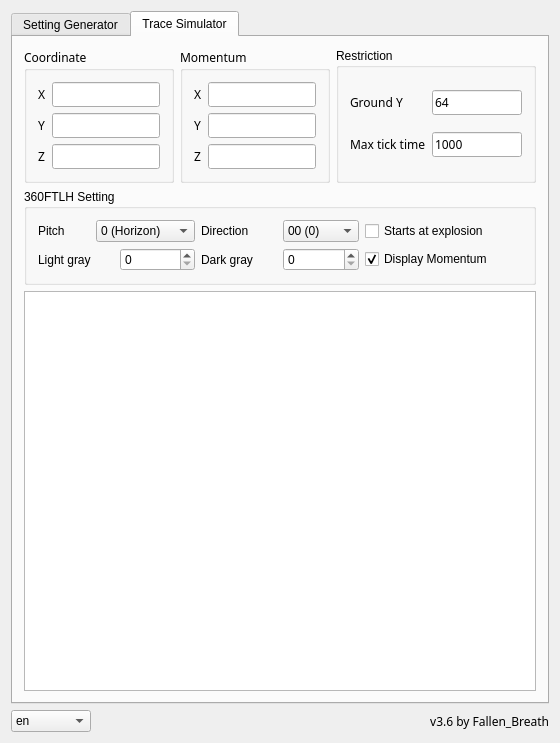
<?xml version="1.0" encoding="UTF-8"?>
<ui version="4.0">
 <class>PearlCannonHelperClass</class>
 <widget class="QMainWindow" name="PearlCannonHelperClass">
  <property name="geometry">
   <rect>
    <x>0</x>
    <y>0</y>
    <width>560</width>
    <height>743</height>
   </rect>
  </property>
  <property name="sizePolicy">
   <sizepolicy hsizetype="Preferred" vsizetype="Preferred">
    <horstretch>0</horstretch>
    <verstretch>0</verstretch>
   </sizepolicy>
  </property>
  <property name="windowTitle">
   <string>PearlCannonHelper</string>
  </property>
  <property name="windowIcon">
   <iconset>
    <normaloff>:/PearlCannonHelper/exe_ico.ico</normaloff>:/PearlCannonHelper/exe_ico.ico</iconset>
  </property>
  <widget class="QWidget" name="centralWidget">
   <layout class="QVBoxLayout" name="verticalLayout_7">
    <item>
     <widget class="QTabWidget" name="tabWidget">
      <property name="font">
       <font>
        <pointsize>9</pointsize>
       </font>
      </property>
      <property name="currentIndex">
       <number>1</number>
      </property>
      <widget class="QWidget" name="tab_2">
       <attribute name="title">
        <string>Setting Generator</string>
       </attribute>
       <layout class="QVBoxLayout" name="verticalLayout_5">
        <item>
         <layout class="QHBoxLayout" name="horizontalLayout_5">
          <item>
           <layout class="QVBoxLayout" name="verticalLayout_4">
            <item>
             <widget class="QGroupBox" name="groupBox_3">
              <property name="sizePolicy">
               <sizepolicy hsizetype="Preferred" vsizetype="Minimum">
                <horstretch>0</horstretch>
                <verstretch>0</verstretch>
               </sizepolicy>
              </property>
              <property name="font">
               <font>
                <family>宋体</family>
                <pointsize>9</pointsize>
               </font>
              </property>
              <property name="title">
               <string>360FTLH information</string>
              </property>
              <layout class="QGridLayout" name="gridLayout_4">
               <item row="1" column="1" colspan="2">
                <widget class="QLineEdit" name="pearlZLineEdit">
                 <property name="sizePolicy">
                  <sizepolicy hsizetype="Minimum" vsizetype="Fixed">
                   <horstretch>0</horstretch>
                   <verstretch>0</verstretch>
                  </sizepolicy>
                 </property>
                 <property name="font">
                  <font>
                   <family>宋体</family>
                   <pointsize>9</pointsize>
                  </font>
                 </property>
                 <property name="text">
                  <string>-55.9375</string>
                 </property>
                 <property name="readOnly">
                  <bool>false</bool>
                 </property>
                </widget>
               </item>
               <item row="0" column="1" colspan="2">
                <widget class="QLineEdit" name="pearlXLineEdit">
                 <property name="sizePolicy">
                  <sizepolicy hsizetype="Minimum" vsizetype="Fixed">
                   <horstretch>0</horstretch>
                   <verstretch>0</verstretch>
                  </sizepolicy>
                 </property>
                 <property name="font">
                  <font>
                   <family>宋体</family>
                   <pointsize>9</pointsize>
                  </font>
                 </property>
                 <property name="text">
                  <string>-155.0625</string>
                 </property>
                 <property name="readOnly">
                  <bool>false</bool>
                 </property>
                </widget>
               </item>
               <item row="2" column="1" colspan="2">
                <widget class="QLineEdit" name="PlayerYLineEdit">
                 <property name="sizePolicy">
                  <sizepolicy hsizetype="Minimum" vsizetype="Fixed">
                   <horstretch>0</horstretch>
                   <verstretch>0</verstretch>
                  </sizepolicy>
                 </property>
                 <property name="minimumSize">
                  <size>
                   <width>0</width>
                   <height>0</height>
                  </size>
                 </property>
                 <property name="maximumSize">
                  <size>
                   <width>16777215</width>
                   <height>16777215</height>
                  </size>
                 </property>
                 <property name="font">
                  <font>
                   <family>宋体</family>
                   <pointsize>9</pointsize>
                  </font>
                 </property>
                 <property name="text">
                  <string>64</string>
                 </property>
                </widget>
               </item>
               <item row="1" column="0">
                <widget class="QLabel" name="pearlZLabel">
                 <property name="sizePolicy">
                  <sizepolicy hsizetype="Fixed" vsizetype="Preferred">
                   <horstretch>0</horstretch>
                   <verstretch>0</verstretch>
                  </sizepolicy>
                 </property>
                 <property name="font">
                  <font>
                   <family>宋体</family>
                   <pointsize>9</pointsize>
                  </font>
                 </property>
                 <property name="toolTip">
                  <string>The z coordinate of the aligned pearl</string>
                 </property>
                 <property name="whatsThis">
                  <string/>
                 </property>
                 <property name="text">
                  <string>Pearl Z</string>
                 </property>
                 <property name="alignment">
                  <set>Qt::AlignRight|Qt::AlignTrailing|Qt::AlignVCenter</set>
                 </property>
                </widget>
               </item>
               <item row="3" column="2">
                <widget class="QComboBox" name="rotationComboBox">
                 <property name="sizePolicy">
                  <sizepolicy hsizetype="Expanding" vsizetype="Fixed">
                   <horstretch>0</horstretch>
                   <verstretch>0</verstretch>
                  </sizepolicy>
                 </property>
                 <item>
                  <property name="text">
                   <string>None</string>
                  </property>
                 </item>
                 <item>
                  <property name="text">
                   <string>CW_90</string>
                  </property>
                 </item>
                 <item>
                  <property name="text">
                   <string>CW_180</string>
                  </property>
                 </item>
                 <item>
                  <property name="text">
                   <string>CCW_90</string>
                  </property>
                 </item>
                </widget>
               </item>
               <item row="3" column="0" colspan="2">
                <widget class="QLabel" name="rotationLabel">
                 <property name="sizePolicy">
                  <sizepolicy hsizetype="Fixed" vsizetype="Preferred">
                   <horstretch>0</horstretch>
                   <verstretch>0</verstretch>
                  </sizepolicy>
                 </property>
                 <property name="toolTip">
                  <string>If you have rotated the machine when building it</string>
                 </property>
                 <property name="whatsThis">
                  <string/>
                 </property>
                 <property name="text">
                  <string>Roation</string>
                 </property>
                </widget>
               </item>
               <item row="2" column="0">
                <widget class="QLabel" name="PlayerYLabel">
                 <property name="font">
                  <font>
                   <family>宋体</family>
                   <pointsize>9</pointsize>
                  </font>
                 </property>
                 <property name="toolTip">
                  <string>The y value of the player entity when he's ready to throw the pearl</string>
                 </property>
                 <property name="whatsThis">
                  <string/>
                 </property>
                 <property name="text">
                  <string>Player Y</string>
                 </property>
                </widget>
               </item>
               <item row="0" column="0">
                <widget class="QLabel" name="pearlXLabel">
                 <property name="sizePolicy">
                  <sizepolicy hsizetype="Fixed" vsizetype="Preferred">
                   <horstretch>0</horstretch>
                   <verstretch>0</verstretch>
                  </sizepolicy>
                 </property>
                 <property name="font">
                  <font>
                   <family>宋体</family>
                   <pointsize>9</pointsize>
                  </font>
                 </property>
                 <property name="toolTip">
                  <string>The x coordinate of the aligned pearl</string>
                 </property>
                 <property name="whatsThis">
                  <string/>
                 </property>
                 <property name="text">
                  <string>Pearl X</string>
                 </property>
                 <property name="alignment">
                  <set>Qt::AlignRight|Qt::AlignTrailing|Qt::AlignVCenter</set>
                 </property>
                </widget>
               </item>
              </layout>
             </widget>
            </item>
            <item>
             <widget class="QGroupBox" name="groupBox">
              <property name="font">
               <font>
                <family>宋体</family>
                <pointsize>9</pointsize>
               </font>
              </property>
              <property name="toolTip">
               <string>Where you want to go</string>
              </property>
              <property name="title">
               <string>Destination</string>
              </property>
              <layout class="QGridLayout" name="gridLayout_5">
               <item row="1" column="0">
                <widget class="QLabel" name="posZLabel_3">
                 <property name="sizePolicy">
                  <sizepolicy hsizetype="Fixed" vsizetype="Preferred">
                   <horstretch>0</horstretch>
                   <verstretch>0</verstretch>
                  </sizepolicy>
                 </property>
                 <property name="font">
                  <font>
                   <family>宋体</family>
                   <pointsize>9</pointsize>
                  </font>
                 </property>
                 <property name="text">
                  <string>Z</string>
                 </property>
                 <property name="alignment">
                  <set>Qt::AlignRight|Qt::AlignTrailing|Qt::AlignVCenter</set>
                 </property>
                </widget>
               </item>
               <item row="0" column="1" colspan="2">
                <widget class="QLineEdit" name="dstXLineEdit">
                 <property name="sizePolicy">
                  <sizepolicy hsizetype="Minimum" vsizetype="Fixed">
                   <horstretch>0</horstretch>
                   <verstretch>0</verstretch>
                  </sizepolicy>
                 </property>
                 <property name="font">
                  <font>
                   <family>宋体</family>
                   <pointsize>9</pointsize>
                  </font>
                 </property>
                 <property name="text">
                  <string>1000</string>
                 </property>
                </widget>
               </item>
               <item row="0" column="0">
                <widget class="QLabel" name="posXLabel_3">
                 <property name="sizePolicy">
                  <sizepolicy hsizetype="Fixed" vsizetype="Preferred">
                   <horstretch>0</horstretch>
                   <verstretch>0</verstretch>
                  </sizepolicy>
                 </property>
                 <property name="font">
                  <font>
                   <family>宋体</family>
                   <pointsize>9</pointsize>
                  </font>
                 </property>
                 <property name="text">
                  <string>X</string>
                 </property>
                 <property name="alignment">
                  <set>Qt::AlignRight|Qt::AlignTrailing|Qt::AlignVCenter</set>
                 </property>
                </widget>
               </item>
               <item row="1" column="1" colspan="2">
                <widget class="QLineEdit" name="dstZLineEdit">
                 <property name="sizePolicy">
                  <sizepolicy hsizetype="Minimum" vsizetype="Fixed">
                   <horstretch>0</horstretch>
                   <verstretch>0</verstretch>
                  </sizepolicy>
                 </property>
                 <property name="font">
                  <font>
                   <family>宋体</family>
                   <pointsize>9</pointsize>
                  </font>
                 </property>
                 <property name="text">
                  <string>4000</string>
                 </property>
                </widget>
               </item>
              </layout>
             </widget>
            </item>
           </layout>
          </item>
          <item>
           <layout class="QVBoxLayout" name="verticalLayout">
            <item>
             <widget class="QGroupBox" name="groupBox_4">
              <property name="sizePolicy">
               <sizepolicy hsizetype="Preferred" vsizetype="Minimum">
                <horstretch>0</horstretch>
                <verstretch>0</verstretch>
               </sizepolicy>
              </property>
              <property name="font">
               <font>
                <pointsize>9</pointsize>
               </font>
              </property>
              <property name="title">
               <string>Restriction</string>
              </property>
              <layout class="QGridLayout" name="gridLayout_6">
               <item row="0" column="0">
                <widget class="QLabel" name="maxUnitLabel">
                 <property name="sizePolicy">
                  <sizepolicy hsizetype="Fixed" vsizetype="Preferred">
                   <horstretch>0</horstretch>
                   <verstretch>0</verstretch>
                  </sizepolicy>
                 </property>
                 <property name="font">
                  <font>
                   <family>宋体</family>
                   <pointsize>9</pointsize>
                  </font>
                 </property>
                 <property name="text">
                  <string>Maximum TNT</string>
                 </property>
                 <property name="alignment">
                  <set>Qt::AlignRight|Qt::AlignTrailing|Qt::AlignVCenter</set>
                 </property>
                </widget>
               </item>
               <item row="1" column="0">
                <widget class="QLabel" name="groundYLabel_2">
                 <property name="font">
                  <font>
                   <family>宋体</family>
                   <pointsize>9</pointsize>
                  </font>
                 </property>
                 <property name="toolTip">
                  <string>The ground y value. If you are above bedrock use 128</string>
                 </property>
                 <property name="text">
                  <string>Ground Y</string>
                 </property>
                </widget>
               </item>
               <item row="2" column="1">
                <widget class="QLineEdit" name="maxTickLineEdit_2">
                 <property name="font">
                  <font>
                   <family>宋体</family>
                   <pointsize>9</pointsize>
                  </font>
                 </property>
                 <property name="text">
                  <string>1000</string>
                 </property>
                </widget>
               </item>
               <item row="1" column="1">
                <widget class="QLineEdit" name="groundYLineEdit_2">
                 <property name="font">
                  <font>
                   <family>宋体</family>
                   <pointsize>9</pointsize>
                  </font>
                 </property>
                 <property name="text">
                  <string>64</string>
                 </property>
                </widget>
               </item>
               <item row="0" column="1">
                <widget class="QSpinBox" name="maxTNTSpinBox">
                 <property name="font">
                  <font>
                   <pointsize>9</pointsize>
                  </font>
                 </property>
                 <property name="maximum">
                  <number>1820</number>
                 </property>
                 <property name="value">
                  <number>1040</number>
                 </property>
                </widget>
               </item>
               <item row="2" column="0">
                <widget class="QLabel" name="maxTickLabel_2">
                 <property name="font">
                  <font>
                   <family>宋体</family>
                   <pointsize>9</pointsize>
                  </font>
                 </property>
                 <property name="toolTip">
                  <string>Maximum simulating time</string>
                 </property>
                 <property name="text">
                  <string>Max tick time</string>
                 </property>
                </widget>
               </item>
              </layout>
             </widget>
            </item>
            <item>
             <layout class="QGridLayout" name="gridLayout_7">
              <item row="0" column="0">
               <spacer name="horizontalSpacer_4">
                <property name="orientation">
                 <enum>Qt::Horizontal</enum>
                </property>
                <property name="sizeHint" stdset="0">
                 <size>
                  <width>40</width>
                  <height>20</height>
                 </size>
                </property>
               </spacer>
              </item>
              <item row="0" column="2">
               <spacer name="horizontalSpacer_6">
                <property name="orientation">
                 <enum>Qt::Horizontal</enum>
                </property>
                <property name="sizeHint" stdset="0">
                 <size>
                  <width>40</width>
                  <height>20</height>
                 </size>
                </property>
               </spacer>
              </item>
              <item row="1" column="0">
               <widget class="QPushButton" name="genPushButton">
                <property name="sizePolicy">
                 <sizepolicy hsizetype="Minimum" vsizetype="Fixed">
                  <horstretch>0</horstretch>
                  <verstretch>0</verstretch>
                 </sizepolicy>
                </property>
                <property name="font">
                 <font>
                  <pointsize>9</pointsize>
                 </font>
                </property>
                <property name="toolTip">
                 <string>Generate recommended settings</string>
                </property>
                <property name="text">
                 <string>Generate</string>
                </property>
               </widget>
              </item>
              <item row="1" column="2">
               <widget class="QPushButton" name="applyPushButton">
                <property name="font">
                 <font>
                  <pointsize>9</pointsize>
                 </font>
                </property>
                <property name="toolTip">
                 <string>Apply selected setting</string>
                </property>
                <property name="text">
                 <string>Apply</string>
                </property>
               </widget>
              </item>
             </layout>
            </item>
           </layout>
          </item>
         </layout>
        </item>
        <item>
         <widget class="QTableWidget" name="settingTableWidget"/>
        </item>
       </layout>
      </widget>
      <widget class="QWidget" name="tab">
       <attribute name="title">
        <string>Trace Simulator</string>
       </attribute>
       <layout class="QVBoxLayout" name="verticalLayout_6">
        <item>
         <layout class="QHBoxLayout" name="horizontalLayout_2">
          <item>
           <widget class="QGroupBox" name="posGroupBox">
            <property name="sizePolicy">
             <sizepolicy hsizetype="Preferred" vsizetype="Minimum">
              <horstretch>0</horstretch>
              <verstretch>0</verstretch>
             </sizepolicy>
            </property>
            <property name="font">
             <font>
              <family>宋体</family>
              <pointsize>9</pointsize>
             </font>
            </property>
            <property name="title">
             <string>Coordinate</string>
            </property>
            <layout class="QGridLayout" name="gridLayout">
             <item row="1" column="0">
              <widget class="QLabel" name="posYLabel">
               <property name="sizePolicy">
                <sizepolicy hsizetype="Fixed" vsizetype="Preferred">
                 <horstretch>0</horstretch>
                 <verstretch>0</verstretch>
                </sizepolicy>
               </property>
               <property name="font">
                <font>
                 <family>宋体</family>
                 <pointsize>9</pointsize>
                </font>
               </property>
               <property name="text">
                <string>Y</string>
               </property>
               <property name="alignment">
                <set>Qt::AlignLeading|Qt::AlignLeft|Qt::AlignVCenter</set>
               </property>
              </widget>
             </item>
             <item row="1" column="1">
              <widget class="QLineEdit" name="posYLineEdit">
               <property name="sizePolicy">
                <sizepolicy hsizetype="Minimum" vsizetype="Fixed">
                 <horstretch>0</horstretch>
                 <verstretch>0</verstretch>
                </sizepolicy>
               </property>
               <property name="font">
                <font>
                 <family>宋体</family>
                 <pointsize>9</pointsize>
                </font>
               </property>
               <property name="text">
                <string/>
               </property>
              </widget>
             </item>
             <item row="0" column="0">
              <widget class="QLabel" name="posXLabel">
               <property name="sizePolicy">
                <sizepolicy hsizetype="Fixed" vsizetype="Preferred">
                 <horstretch>0</horstretch>
                 <verstretch>0</verstretch>
                </sizepolicy>
               </property>
               <property name="font">
                <font>
                 <family>宋体</family>
                 <pointsize>9</pointsize>
                </font>
               </property>
               <property name="text">
                <string>X</string>
               </property>
               <property name="alignment">
                <set>Qt::AlignLeading|Qt::AlignLeft|Qt::AlignVCenter</set>
               </property>
              </widget>
             </item>
             <item row="2" column="1">
              <widget class="QLineEdit" name="posZLineEdit">
               <property name="sizePolicy">
                <sizepolicy hsizetype="Minimum" vsizetype="Fixed">
                 <horstretch>0</horstretch>
                 <verstretch>0</verstretch>
                </sizepolicy>
               </property>
               <property name="font">
                <font>
                 <family>宋体</family>
                 <pointsize>9</pointsize>
                </font>
               </property>
               <property name="text">
                <string/>
               </property>
              </widget>
             </item>
             <item row="0" column="1">
              <widget class="QLineEdit" name="posXLineEdit">
               <property name="sizePolicy">
                <sizepolicy hsizetype="Minimum" vsizetype="Fixed">
                 <horstretch>0</horstretch>
                 <verstretch>0</verstretch>
                </sizepolicy>
               </property>
               <property name="font">
                <font>
                 <family>宋体</family>
                 <pointsize>9</pointsize>
                </font>
               </property>
               <property name="text">
                <string/>
               </property>
              </widget>
             </item>
             <item row="2" column="0">
              <widget class="QLabel" name="posZLabel">
               <property name="sizePolicy">
                <sizepolicy hsizetype="Fixed" vsizetype="Preferred">
                 <horstretch>0</horstretch>
                 <verstretch>0</verstretch>
                </sizepolicy>
               </property>
               <property name="font">
                <font>
                 <family>宋体</family>
                 <pointsize>9</pointsize>
                </font>
               </property>
               <property name="text">
                <string>Z</string>
               </property>
               <property name="alignment">
                <set>Qt::AlignLeading|Qt::AlignLeft|Qt::AlignVCenter</set>
               </property>
              </widget>
             </item>
            </layout>
           </widget>
          </item>
          <item>
           <widget class="QGroupBox" name="motionGroupBox">
            <property name="font">
             <font>
              <family>宋体</family>
              <pointsize>9</pointsize>
             </font>
            </property>
            <property name="title">
             <string>Momentum</string>
            </property>
            <layout class="QGridLayout" name="gridLayout_2">
             <item row="0" column="1">
              <widget class="QLineEdit" name="motionXLineEdit">
               <property name="sizePolicy">
                <sizepolicy hsizetype="Minimum" vsizetype="Fixed">
                 <horstretch>0</horstretch>
                 <verstretch>0</verstretch>
                </sizepolicy>
               </property>
               <property name="font">
                <font>
                 <family>宋体</family>
                 <pointsize>9</pointsize>
                </font>
               </property>
               <property name="text">
                <string/>
               </property>
              </widget>
             </item>
             <item row="0" column="0">
              <widget class="QLabel" name="motionXLabel">
               <property name="sizePolicy">
                <sizepolicy hsizetype="Fixed" vsizetype="Preferred">
                 <horstretch>0</horstretch>
                 <verstretch>0</verstretch>
                </sizepolicy>
               </property>
               <property name="font">
                <font>
                 <family>宋体</family>
                 <pointsize>9</pointsize>
                </font>
               </property>
               <property name="text">
                <string>X</string>
               </property>
               <property name="alignment">
                <set>Qt::AlignLeading|Qt::AlignLeft|Qt::AlignVCenter</set>
               </property>
              </widget>
             </item>
             <item row="1" column="0">
              <widget class="QLabel" name="motionYLabel">
               <property name="sizePolicy">
                <sizepolicy hsizetype="Fixed" vsizetype="Preferred">
                 <horstretch>0</horstretch>
                 <verstretch>0</verstretch>
                </sizepolicy>
               </property>
               <property name="font">
                <font>
                 <family>宋体</family>
                 <pointsize>9</pointsize>
                </font>
               </property>
               <property name="text">
                <string>Y</string>
               </property>
               <property name="alignment">
                <set>Qt::AlignLeading|Qt::AlignLeft|Qt::AlignVCenter</set>
               </property>
              </widget>
             </item>
             <item row="2" column="1">
              <widget class="QLineEdit" name="motionZLineEdit">
               <property name="sizePolicy">
                <sizepolicy hsizetype="Minimum" vsizetype="Fixed">
                 <horstretch>0</horstretch>
                 <verstretch>0</verstretch>
                </sizepolicy>
               </property>
               <property name="font">
                <font>
                 <family>宋体</family>
                 <pointsize>9</pointsize>
                </font>
               </property>
               <property name="text">
                <string/>
               </property>
              </widget>
             </item>
             <item row="1" column="1">
              <widget class="QLineEdit" name="motionYLineEdit">
               <property name="sizePolicy">
                <sizepolicy hsizetype="Minimum" vsizetype="Fixed">
                 <horstretch>0</horstretch>
                 <verstretch>0</verstretch>
                </sizepolicy>
               </property>
               <property name="font">
                <font>
                 <family>宋体</family>
                 <pointsize>9</pointsize>
                </font>
               </property>
               <property name="text">
                <string/>
               </property>
              </widget>
             </item>
             <item row="2" column="0">
              <widget class="QLabel" name="motionZLabel">
               <property name="sizePolicy">
                <sizepolicy hsizetype="Fixed" vsizetype="Preferred">
                 <horstretch>0</horstretch>
                 <verstretch>0</verstretch>
                </sizepolicy>
               </property>
               <property name="font">
                <font>
                 <family>宋体</family>
                 <pointsize>9</pointsize>
                </font>
               </property>
               <property name="text">
                <string>Z</string>
               </property>
               <property name="alignment">
                <set>Qt::AlignLeading|Qt::AlignLeft|Qt::AlignVCenter</set>
               </property>
              </widget>
             </item>
            </layout>
           </widget>
          </item>
          <item>
           <widget class="QGroupBox" name="groupBox_5">
            <property name="title">
             <string>Restriction</string>
            </property>
            <layout class="QGridLayout" name="gridLayout_8">
             <item row="0" column="0">
              <widget class="QLabel" name="groundYLabel">
               <property name="font">
                <font>
                 <family>宋体</family>
                 <pointsize>9</pointsize>
                </font>
               </property>
               <property name="text">
                <string>Ground Y</string>
               </property>
              </widget>
             </item>
             <item row="0" column="1">
              <widget class="QLineEdit" name="groundYLineEdit">
               <property name="font">
                <font>
                 <family>宋体</family>
                 <pointsize>9</pointsize>
                </font>
               </property>
               <property name="text">
                <string>64</string>
               </property>
              </widget>
             </item>
             <item row="1" column="0">
              <widget class="QLabel" name="maxTickLabel">
               <property name="font">
                <font>
                 <family>宋体</family>
                 <pointsize>9</pointsize>
                </font>
               </property>
               <property name="text">
                <string>Max tick time</string>
               </property>
              </widget>
             </item>
             <item row="1" column="1">
              <widget class="QLineEdit" name="maxTickLineEdit">
               <property name="font">
                <font>
                 <family>宋体</family>
                 <pointsize>9</pointsize>
                </font>
               </property>
               <property name="text">
                <string>1000</string>
               </property>
              </widget>
             </item>
            </layout>
           </widget>
          </item>
         </layout>
        </item>
        <item>
         <widget class="QGroupBox" name="groupBox_2">
          <property name="sizePolicy">
           <sizepolicy hsizetype="Preferred" vsizetype="Preferred">
            <horstretch>0</horstretch>
            <verstretch>0</verstretch>
           </sizepolicy>
          </property>
          <property name="font">
           <font>
            <pointsize>9</pointsize>
           </font>
          </property>
          <property name="title">
           <string>360FTLH Setting</string>
          </property>
          <layout class="QVBoxLayout" name="verticalLayout_3">
           <item>
            <layout class="QGridLayout" name="gridLayout_3">
             <item row="1" column="0">
              <layout class="QHBoxLayout" name="horizontalLayout_8">
               <item>
                <widget class="QLabel" name="amoutLabel1">
                 <property name="font">
                  <font>
                   <pointsize>9</pointsize>
                  </font>
                 </property>
                 <property name="text">
                  <string>Light gray</string>
                 </property>
                </widget>
               </item>
               <item>
                <widget class="QSpinBox" name="amoutSpinBox1">
                 <property name="sizePolicy">
                  <sizepolicy hsizetype="Preferred" vsizetype="Fixed">
                   <horstretch>0</horstretch>
                   <verstretch>0</verstretch>
                  </sizepolicy>
                 </property>
                 <property name="font">
                  <font>
                   <pointsize>9</pointsize>
                  </font>
                 </property>
                 <property name="maximum">
                  <number>1820</number>
                 </property>
                </widget>
               </item>
              </layout>
             </item>
             <item row="1" column="1">
              <layout class="QHBoxLayout" name="horizontalLayout_7">
               <item>
                <widget class="QLabel" name="amoutLabel2">
                 <property name="font">
                  <font>
                   <pointsize>9</pointsize>
                  </font>
                 </property>
                 <property name="text">
                  <string>Dark gray</string>
                 </property>
                </widget>
               </item>
               <item>
                <widget class="QSpinBox" name="amoutSpinBox2">
                 <property name="sizePolicy">
                  <sizepolicy hsizetype="Preferred" vsizetype="Fixed">
                   <horstretch>0</horstretch>
                   <verstretch>0</verstretch>
                  </sizepolicy>
                 </property>
                 <property name="font">
                  <font>
                   <pointsize>9</pointsize>
                  </font>
                 </property>
                 <property name="maximum">
                  <number>1820</number>
                 </property>
                </widget>
               </item>
              </layout>
             </item>
             <item row="0" column="0">
              <layout class="QHBoxLayout" name="horizontalLayout_6">
               <item>
                <widget class="QLabel" name="label_3">
                 <property name="font">
                  <font>
                   <pointsize>9</pointsize>
                  </font>
                 </property>
                 <property name="text">
                  <string>Pitch</string>
                 </property>
                </widget>
               </item>
               <item>
                <widget class="QComboBox" name="pitchComboBox">
                 <property name="font">
                  <font>
                   <pointsize>9</pointsize>
                  </font>
                 </property>
                 <item>
                  <property name="text">
                   <string>0 (Horizon)</string>
                  </property>
                 </item>
                 <item>
                  <property name="text">
                   <string>1 (Projectile)</string>
                  </property>
                 </item>
                </widget>
               </item>
              </layout>
             </item>
             <item row="0" column="2">
              <widget class="QCheckBox" name="isStartFromExplosionCheckBox">
               <property name="font">
                <font>
                 <pointsize>9</pointsize>
                </font>
               </property>
               <property name="text">
                <string>Starts at explosion</string>
               </property>
              </widget>
             </item>
             <item row="0" column="1">
              <layout class="QHBoxLayout" name="horizontalLayout_9">
               <item>
                <widget class="QLabel" name="label_6">
                 <property name="font">
                  <font>
                   <pointsize>9</pointsize>
                  </font>
                 </property>
                 <property name="text">
                  <string>Direction</string>
                 </property>
                </widget>
               </item>
               <item>
                <widget class="QComboBox" name="directionComboBox">
                 <property name="font">
                  <font>
                   <pointsize>9</pointsize>
                  </font>
                 </property>
                 <item>
                  <property name="text">
                   <string>00 (0)</string>
                  </property>
                 </item>
                 <item>
                  <property name="text">
                   <string>01 (1)</string>
                  </property>
                 </item>
                 <item>
                  <property name="text">
                   <string>10 (2)</string>
                  </property>
                 </item>
                 <item>
                  <property name="text">
                   <string>11 (3)</string>
                  </property>
                 </item>
                </widget>
               </item>
              </layout>
             </item>
             <item row="1" column="2">
              <layout class="QHBoxLayout" name="horizontalLayout_11">
               <item>
                <widget class="QCheckBox" name="displayMomentumCheckBox">
                 <property name="font">
                  <font>
                   <pointsize>9</pointsize>
                  </font>
                 </property>
                 <property name="text">
                  <string>Display Momentum</string>
                 </property>
                 <property name="checked">
                  <bool>true</bool>
                 </property>
                 <property name="tristate">
                  <bool>false</bool>
                 </property>
                </widget>
               </item>
              </layout>
             </item>
            </layout>
           </item>
          </layout>
         </widget>
        </item>
        <item>
         <widget class="QTableWidget" name="traceTableWidget"/>
        </item>
       </layout>
      </widget>
     </widget>
    </item>
    <item>
     <layout class="QHBoxLayout" name="horizontalLayout_3">
      <item>
       <widget class="QComboBox" name="languageComboBox">
        <property name="sizePolicy">
         <sizepolicy hsizetype="Fixed" vsizetype="Fixed">
          <horstretch>0</horstretch>
          <verstretch>0</verstretch>
         </sizepolicy>
        </property>
        <property name="minimumSize">
         <size>
          <width>80</width>
          <height>0</height>
         </size>
        </property>
        <item>
         <property name="text">
          <string>en</string>
         </property>
        </item>
        <item>
         <property name="text">
          <string>zh</string>
         </property>
        </item>
       </widget>
      </item>
      <item>
       <spacer name="horizontalSpacer">
        <property name="orientation">
         <enum>Qt::Horizontal</enum>
        </property>
        <property name="sizeHint" stdset="0">
         <size>
          <width>40</width>
          <height>20</height>
         </size>
        </property>
       </spacer>
      </item>
      <item>
       <widget class="QLabel" name="CreditLabel">
        <property name="font">
         <font>
          <family>宋体</family>
          <pointsize>9</pointsize>
         </font>
        </property>
        <property name="text">
         <string>v3.6 by Fallen_Breath</string>
        </property>
        <property name="alignment">
         <set>Qt::AlignRight|Qt::AlignTrailing|Qt::AlignVCenter</set>
        </property>
       </widget>
      </item>
     </layout>
    </item>
   </layout>
  </widget>
 </widget>
 <layoutdefault spacing="6" margin="11"/>
 <resources>
  <include location="PearlCannonHelper.qrc"/>
 </resources>
 <connections/>
</ui>
